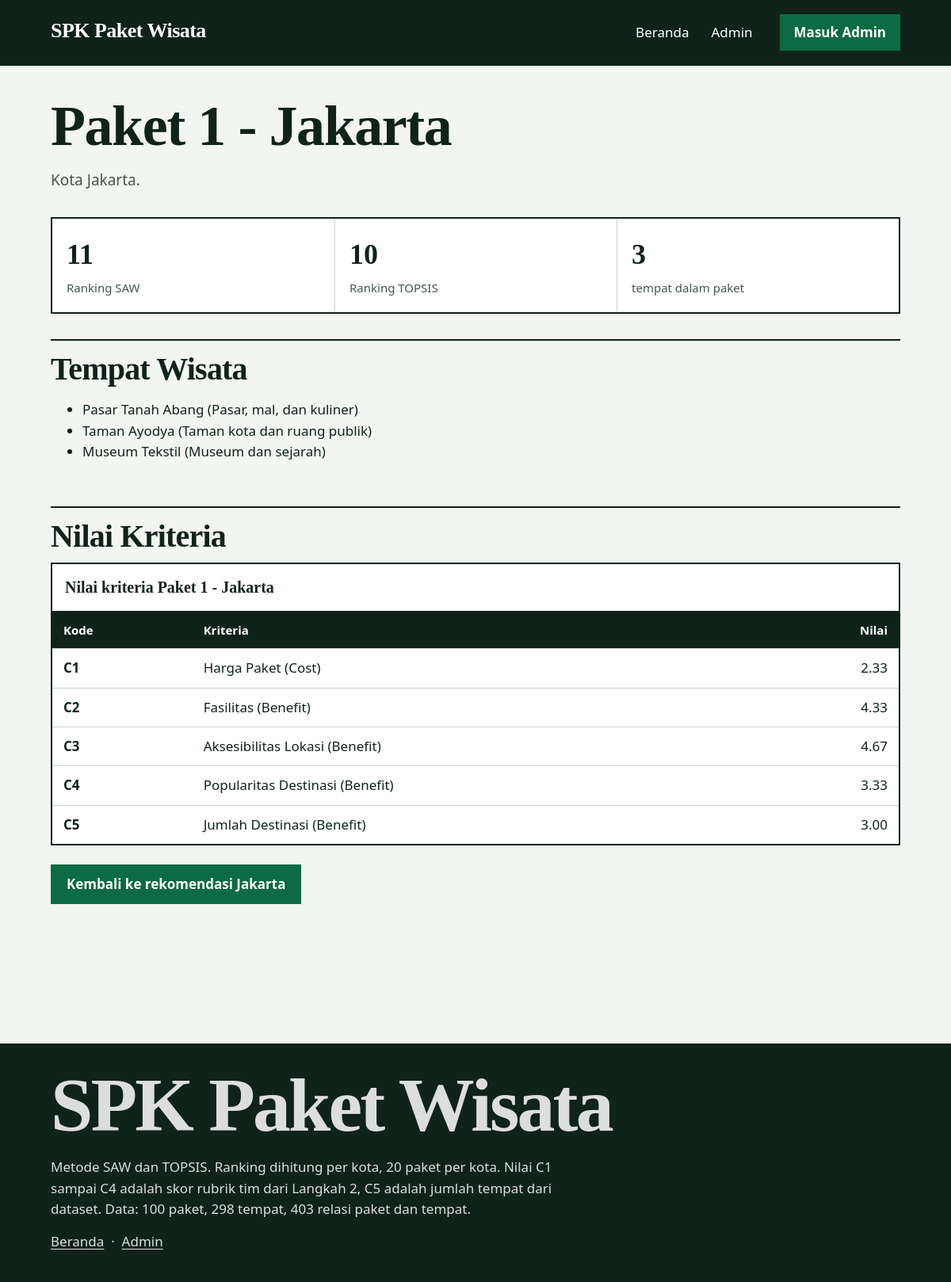
Screenshot of /paket/1 with the database file from the repository.
### tables this page shows
CREATE TABLE paket (
    id INTEGER PRIMARY KEY AUTOINCREMENT,
    kota_id INTEGER NOT NULL,
    nomor_paket INTEGER NOT NULL UNIQUE,
    nama_tampil TEXT NOT NULL,
    FOREIGN KEY (kota_id) REFERENCES kota (id) ON DELETE RESTRICT
);

CREATE TABLE kota (
    id INTEGER PRIMARY KEY AUTOINCREMENT,
    nama TEXT NOT NULL UNIQUE
);

CREATE TABLE tempat (
    id INTEGER PRIMARY KEY AUTOINCREMENT,
    nama TEXT NOT NULL UNIQUE,
    kategori TEXT NOT NULL,
    skor_c1 REAL NOT NULL CHECK (skor_c1 BETWEEN 1 AND 5),
    skor_c2 REAL NOT NULL CHECK (skor_c2 BETWEEN 1 AND 5),
    skor_c3 REAL NOT NULL CHECK (skor_c3 BETWEEN 1 AND 5),
    skor_c4 REAL NOT NULL CHECK (skor_c4 BETWEEN 1 AND 5)
);

CREATE TABLE kriteria (
    id INTEGER PRIMARY KEY AUTOINCREMENT,
    kode TEXT NOT NULL UNIQUE,
    nama TEXT NOT NULL,
    tipe TEXT NOT NULL CHECK (tipe IN ('Benefit', 'Cost')),
    bobot REAL NOT NULL CHECK (bobot >= 0 AND bobot <= 1)
);

CREATE TABLE nilai_paket (
    paket_id INTEGER NOT NULL,
    kriteria_id INTEGER NOT NULL,
    nilai REAL NOT NULL CHECK (nilai BETWEEN 1 AND 5),
    PRIMARY KEY (paket_id, kriteria_id),
    FOREIGN KEY (paket_id) REFERENCES paket (id) ON DELETE CASCADE,
    FOREIGN KEY (kriteria_id) REFERENCES kriteria (id) ON DELETE RESTRICT
);

### app.py (the view)
@app.route("/paket/<int:paket_id>")
def paket_detail(paket_id):
    detail = database.get_paket_detail(paket_id)
    if detail is None:
        return redirect(url_for("index"))
    data = compute_city(detail["kota"])
    saw_rank = None
    topsis_rank = None
    for i, p in enumerate(data["packages"]):
        if p["id"] == paket_id:
            saw_rank = data["saw"]["ranks"][i]
            topsis_rank = data["topsis"]["ranks"][i]
    return render_template("paket.html", detail=detail, saw_rank=saw_rank, topsis_rank=topsis_rank, kriteria=database.get_kriteria())

### app.py (called while the page is built)
def compute_city(nama_kota, weights=None, types=None):
    packages = database.get_paket_by_kota(nama_kota)
    if not packages:
        return None
    if weights is None or types is None:
        weights, types, _ = database.get_weights_and_types()
    matrix = [p["matrix"] for p in packages]
    saw_result = saw_mod.calculate(matrix, weights, types)
    topsis_result = topsis_mod.calculate(matrix, weights, types)
    kriteria = database.get_kriteria()
    return {
        "packages": packages,
        "matrix": matrix,
        "saw": saw_result,
        "topsis": topsis_result,
        "weights": weights,
        "types": types,
        "kriteria": kriteria,
    }

### database.py (called while the page is built)
def get_connection():
    conn = sqlite3.connect(DB_PATH)
    conn.row_factory = sqlite3.Row
    conn.execute("PRAGMA foreign_keys = ON")
    return conn

def get_kriteria():
    conn = get_connection()
    try:
        rows = conn.execute("SELECT * FROM kriteria ORDER BY kode").fetchall()
        return [dict(r) for r in rows]
    finally:
        conn.close()

def get_weights_and_types():
    krit = get_kriteria()
    weights = [r["bobot"] for r in krit]
    types = [r["tipe"] for r in krit]
    return weights, types, krit

### saw.py (called while the page is built)
def normalize(matrix, types):
    if not matrix:
        return []
    n_col = len(matrix[0])
    maxs = [max(row[j] for row in matrix) for j in range(n_col)]
    mins = [min(row[j] for row in matrix) for j in range(n_col)]
    out = []
    for row in matrix:
        norm = []
        for j, x in enumerate(row):
            if types[j] == "Cost":
                norm.append(mins[j] / x if x != 0 else 0.0)
            else:
                norm.append(x / maxs[j] if maxs[j] != 0 else 0.0)
        out.append(norm)
    return out

def calculate(matrix, weights, types):
    normalized = normalize(matrix, types)
    values = []
    for norm in normalized:
        values.append(sum(n * w for n, w in zip(norm, weights)))
    order = sorted(range(len(values)), key=lambda i: (-values[i], i))
    ranks = [1 + sum(1 for v in values if v > values[i]) for i in range(len(values))]
    return {
        "normalized": normalized,
        "values": values,
        "ranks": ranks,
        "order": order,
    }

### templates/paket.html (shortened to what this page needs)
{% extends "base.html" %}
{% block content %}
<div class="page-head">
  <h1>{{ detail.nama_tampil }}</h1>
  <p class="lede">Kota {{ detail.kota }}.</p>
</div>
<div class="kv" aria-label="Ranking paket ini">
  <div><span class="num">{{ saw_rank }}</span><span class="lbl">Ranking SAW</span></div>
  <div><span class="num">{{ topsis_rank }}</span><span class="lbl">Ranking TOPSIS</span></div>
  <div><span class="num">{{ detail.tempat|length }}</span><span class="lbl">tempat dalam paket</span></div>
</div>
<section aria-labelledby="tempat-wisata">
  <h2 id="tempat-wisata">Tempat Wisata</h2>
  <ul>
  {% for t in detail.tempat %}<li>{{ t.nama }} ({{ t.kategori }})</li>{% endfor %}
  </ul>
</section>
<section aria-labelledby="nilai-kriteria">
  <h2 id="nilai-kriteria">Nilai Kriteria</h2>
  <div class="table-wrapper" tabindex="0" role="region" aria-labelledby="nilai-caption">
  <table>
    <caption id="nilai-caption">Nilai kriteria {{ detail.nama_tampil }}</caption>
    <thead><tr><th scope="col">Kode</th><th scope="col">Kriteria</th><th scope="col" class="num">Nilai</th></tr></thead>
    <tbody>
    {% for k in kriteria %}<tr><th scope="row">{{ k.kode }}</th><td>{{ k.nama }} ({{ k.tipe }})</td><td class="num" data-value="{{ detail.nilai[k.kode] }}">{{ '%.2f'|format(detail.nilai[k.kode]) }}</td></tr>{% endfor %}
    </tbody>
  </table>
  </div>
  <p><a class="btn" href="{{ url_for('rekomendasi', kota=detail.kota, metode='keduanya') }}">Kembali ke rekomendasi {{ detail.kota }}</a></p>
</section>
{% endblock %}

### static/style.css (style rules this page uses)
:root { --ground: #f2f5f2; --surface: #ffffff; --field: #e4ece6; --ink: #10231b; --muted: #46564d; --accent: #0c6b43; --accent-ink: #ffffff; --accent-deep: #084d30; --line: #c9d4cc; --winner: #fdf0c2; --danger: #8f1d1d; --danger-field: #fbe9e7; --ok-field: #e2f0e6; --display: Georgia, "Times New Roman", serif; --text: system-ui, -apple-system, "Segoe UI", Roboto, Arial, sans-serif; --measure: 1120px; --gap: 24px; }
* { box-sizing: border-box; }
html { overflow-x: clip; scroll-behavior: smooth; }
body { overflow-x: clip; }
body { margin: 0; background: var(--ground); color: var(--ink); font-family: var(--text); font-size: 17px; line-height: 1.55; }
h1, h2, h3, h4 { font-family: var(--display); font-weight: 700; letter-spacing: -0.02em; line-height: 1.02; overflow-wrap: break-word; min-width: 0; }
h1 { font-size: clamp(40px, 6vw, 72px); margin: 0 0 16px; }
h2 { font-size: clamp(28px, 3.4vw, 40px); margin: 0 0 12px; }
p { margin: 0 0 14px; max-width: 68ch; }
a { color: var(--accent); text-underline-offset: 3px; }
.page-head { margin-bottom: 32px; }
.page-head .lede { font-size: 19px; color: var(--muted); max-width: 62ch; }
section { margin-bottom: 56px; }
section > h2 { border-top: 2px solid var(--ink); padding-top: 16px; }
.btn, button { background: var(--accent); color: var(--accent-ink); border: 0; padding: 12px 20px; font: inherit; font-weight: 700; cursor: pointer; text-decoration: none; display: inline-block; min-height: 44px; }
.table-wrapper { overflow: auto; max-width: 100%; container-type: inline-size; border: 2px solid var(--ink); background: var(--surface); margin-bottom: 24px; }
table { width: 100%; min-width: 640px; border-collapse: separate; border-spacing: 0; background: var(--surface); }
caption { text-align: left; font-family: var(--display); font-size: 20px; font-weight: 700; padding: 14px 16px; border-bottom: 2px solid var(--ink); background: var(--surface); }
th, td { padding: 11px 14px; text-align: left; vertical-align: top; border-bottom: 1px solid var(--line); font-variant-numeric: tabular-nums; }
thead th { position: sticky; top: 0; z-index: 1; background: var(--ink); color: var(--surface); font-size: 15px; }
tbody tr:last-child th, tbody tr:last-child td { border-bottom: 0; }
th[scope="row"] { font-weight: 700; }
.num { text-align: right; font-variant-numeric: tabular-nums; }
th[scope="row"] { white-space: nowrap; }
.kv { display: grid; grid-template-columns: repeat(3, minmax(0, 1fr)); gap: 0; border: 2px solid var(--ink); background: var(--surface); margin-bottom: 32px; }
.kv div { padding: 18px; border-left: 1px solid var(--line); }
.kv div:first-child { border-left: 0; }
.kv .num { display: block; font-family: var(--display); font-size: 36px; font-weight: 700; text-align: left; }
.kv .lbl { color: var(--muted); font-size: 15px; }
@media (prefers-reduced-motion: no-preference) { main > * { animation: rise 320ms ease-out both; } }
@media (prefers-reduced-motion: no-preference) { main > *:nth-child(2) { animation-delay: 60ms; } }
@media (prefers-reduced-motion: no-preference) { main > *:nth-child(3) { animation-delay: 120ms; } }

### rows the page displays
paket: nama_tampil "Paket 1 - Jakarta"
kota: kota "Jakarta"
tempat: nama "Pasar Tanah Abang", kategori "Pasar, mal, dan kuliner"
tempat: nama "Taman Ayodya", kategori "Taman kota dan ruang publik"
tempat: nama "Museum Tekstil", kategori "Museum dan sejarah"
kriteria: kode "C1", nama "Harga Paket", tipe "Cost", kode.nilai "2.33"
kriteria: kode "C2", nama "Fasilitas", tipe "Benefit", kode.nilai "4.33"
kriteria: kode "C3", nama "Aksesibilitas Lokasi", tipe "Benefit", kode.nilai "4.67"
kriteria: kode "C4", nama "Popularitas Destinasi", tipe "Benefit", kode.nilai "3.33"
kriteria: kode "C5", nama "Jumlah Destinasi", tipe "Benefit", kode.nilai "3.00"

### other values shown
{{ saw_rank }} "11"
{{ topsis_rank }} "10"
{{ detail.tempat|length }} "3"
